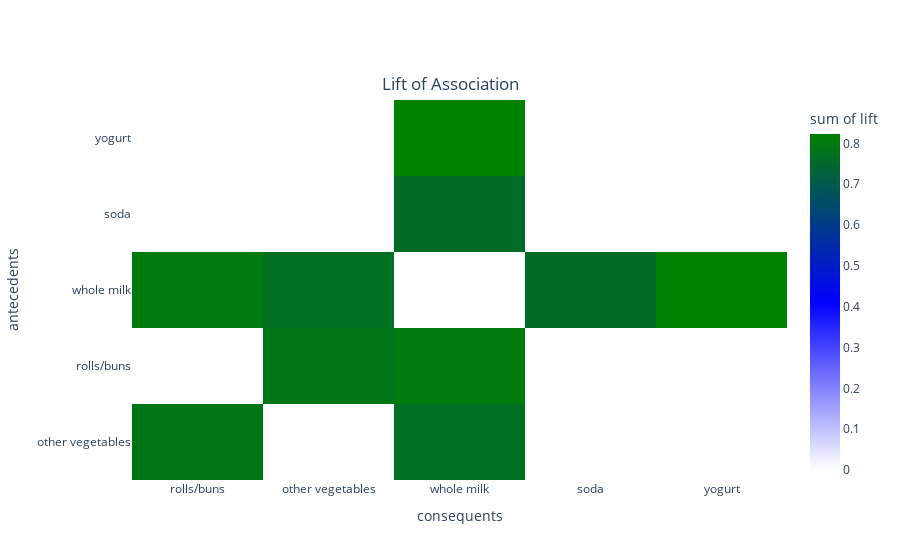

Notebook source saved alongside this figure:
### Code cell
px.density_heatmap(data_frame=mba,x='consequents',y='antecedents',z='lift',title='Lift of Association',color_continuous_scale =['white', 'blue', 'green']).update_layout(title_x=0.50,title_y=0.86)

### Figure 1 — Plotly figure (JSON) as saved in the notebook; plotly's stock layout.template omitted (floating-point values rounded to 4 significant figures)
{"data": [{"coloraxis": "coloraxis", "histfunc": "sum", "hovertemplate": "consequents=%{x}<br>antecedents=%{y}<br>sum of lift=%{z}<extra></extra>", "name": "", "type": "histogram2d", "x": ["rolls/buns", "other vegetables", "whole milk", "other vegetables", "whole milk", "rolls/buns", "whole milk", "soda", "whole milk", "yogurt"], "xaxis": "x", "xbingroup": "x", "y": ["other vegetables", "rolls/buns", "other vegetables", "whole milk", "rolls/buns", "whole milk", "soda", "whole milk", "yogurt", "whole milk"], "yaxis": "y", "ybingroup": "y", "z": [0.7862, 0.7862, 0.7694, 0.7694, 0.804, 0.804, 0.7583, 0.7583, 0.8229, 0.8229]}], "layout": {"coloraxis": {"colorbar": {"title": {"text": "sum of lift"}}, "colorscale": [[0, "white"], [0.5, "blue"], [1, "green"]]}, "legend": {"tracegroupgap": 0}, "title": {"text": "Lift of Association", "x": 0.5, "y": 0.86}, "xaxis": {"anchor": "y", "domain": [0, 1], "title": {"text": "consequents"}}, "yaxis": {"anchor": "x", "domain": [0, 1], "title": {"text": "antecedents"}}}}
